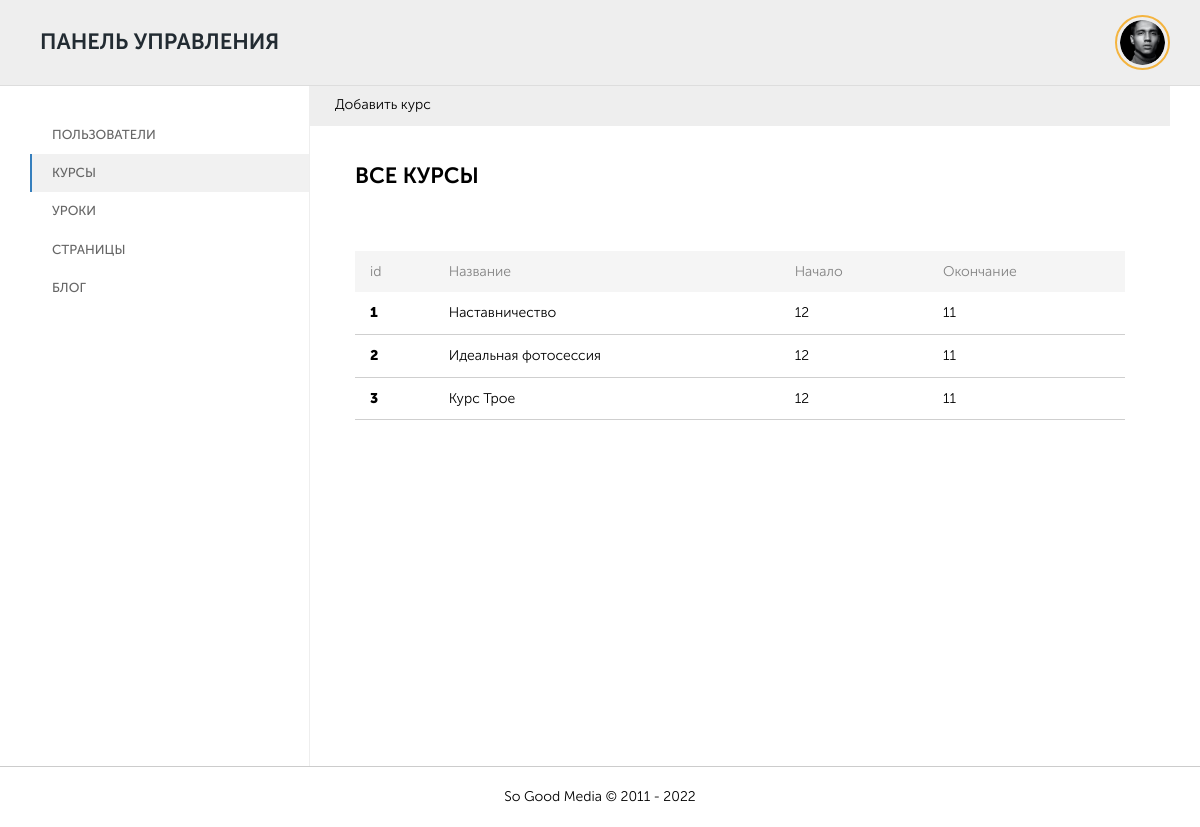
The page /admin/cp.php?view=course-list on the database its author committed.
### tables this page shows
CREATE TABLE `sll_courses` (
  `id` int(10) NOT NULL,
  `name` varchar(255) NOT NULL,
  `preview_text` text NOT NULL,
  `date_create` timestamp NOT NULL DEFAULT CURRENT_TIMESTAMP,
  `date_finish` timestamp NOT NULL,
  `date_start` timestamp NOT NULL DEFAULT CURRENT_TIMESTAMP,
  `image` varchar(255) NOT NULL
);

### admin/view/layouts/default.php (called while the page is built)
<?php
require_once($_SERVER['DOCUMENT_ROOT'].'/admin/view/parts/head.php');
require_once($_SERVER['DOCUMENT_ROOT'].'/admin/view/parts/heder.php');
require_once($_SERVER['DOCUMENT_ROOT'].'/admin/view/'.$PAGE['TEMPLATE'].'.php');
require_once($_SERVER['DOCUMENT_ROOT'].'/admin/view/parts/footer.php');
?>

### admin/cp.php (called while the page is built, shortened)
<?php
require_once('core/router.php');
require_once('view/layouts/'.$PAGE['LAYOUT'].'.php')
?>

### core/models/courses.php (called while the page is built, shortened)
<?php
require_once($_SERVER['DOCUMENT_ROOT'].'/inc/config.php');
function getAllCourses(){
    global $id_db;
    $sql = "SELECT * FROM `sll_courses` ";
    $query = mysqli_query($id_db, $sql) or die('error getUserCourses:'.mysqli_error($id_db));
    return $query ? mysqli_fetch_all($query, MYSQLI_ASSOC) : false;
}
?>

### admin/core/controllers/CourseList.php (called while the page is built)
<?php
require_once($_SERVER['DOCUMENT_ROOT'].'/core/models/courses.php');
$allCourses = getAllCourses();
?>

### admin/core/router.php (called while the page is built, shortened)
<?php
$route = $_GET['view'];
switch($route){
    case 'course-list':
        require_once('controllers/CourseList.php');
    break;
};
?>

### admin/view/course-list.php (the view)
<main>
      <section class="section-page-moderator">
        <div class="container">
          <div class="page-moderator">
            <div class="page-moderator__aside">
              <div class="moderator-aside">
                <div class="moderator-aside__wrp">
                  <div class="moderator-aside__nav">
                    <? require_once($_SERVER['DOCUMENT_ROOT'].'/admin/view/parts/left-bar.php'); ?>
                  </div>
                </div>
              </div>
            </div>
            <div class="page-moderator__content">
              <div class="page-moderator__topbar">
                <ul>
                  <li><a href="?view=user-create">Добавить курс</a></li>
                </ul>
              </div>
              <div class="page-moderator__main">
                <div class="page-moderator__h1">Все курсы</div>
                 <table>
                  <tr>
                    <th>id</th>
                    <th>Название</th>
                    <th>Начало</th>
                    <th>Окончание</th>
                  </tr>
                  <? foreach($allCourses as $item): ?>
                    <tr>
                      <td><?=$item['id']?></td>
                      <td><?=$item['name']?></td>
                      <td>12</td>
                      <td>11 </td>
                    </tr>
                  <? endforeach; ?>
                 </table>
              </div>
            </div>
          </div>
        </div>
      </section>
    </main>

### styles/admin.css (style rules this page uses)
html { line-height: 1.15; -webkit-text-size-adjust: 100%; }
body { margin: 0; }
main { display: block; }
a { background-color: transparent; }
html { font-family: Museo Sans Cyrl, Haettenschweiler, 'Arial Narrow Bold', sans-serif; font-style: normal; font-weight: normal; font-size: 14px; line-height: 140%; background: #fff; color: #000; letter-spacing: normal; }
h1, h2, h3, h4, h5, h6, ul { margin: 0; padding: 0; line-height: 130%; }
* { box-sizing: border-box; -webkit-tap-highlight-color: rgba(0, 0, 0, 0); }
a { color: #000; text-decoration: none; }
ul { list-style-type: none; }
section { position: relative; }
main { width: 100%; min-height: 85vh; }
.container { max-width: 400px; width: 100%; margin: 0 auto; padding: 0 16px; box-sizing: border-box; }
:root { --fancybox-accent-color: #BF3232; --carousel-button-width: 48px; --carousel-button-height: 48px; --carousel-button-svg-width: 27px; --carousel-button-svg-height: 27px; --fancybox-bg: rgba(24, 24, 27, 0.92); --fancybox-thumbs-width: 96px; --fancybox-thumbs-border-radius: 0px; }
table { border: none; border-collapse: collapse; margin: 35px 0; width: 100%; min-width: 600px; }
table th { padding: 13px 25px; background-color: #F5F5F5; border: none; color: #838383; font-size: 14px; font-weight: normal; text-align: left; }
table td { padding: 15px 25px; border-bottom: 1px solid #CFCFCF; font-size: 14px; }
table td:first-child { font-weight: bold; }
.section-page-moderator { height: 100%; }
.section-page-moderator .container { height: 100%; }
.page-moderator { display: flex; width: 100%; height: 100%; min-height: 85vh; }
.page-moderator__content { flex-grow: 1; width: calc(100% - 235px); }
.page-moderator__main { padding: 25px 0px 25px 0px; }
.page-moderator__h1 { text-transform: uppercase; font-weight: 600; font-size: 22px; padding-bottom: 30px; }
.page-moderator__topbar ul { display: flex; background-color: #eee; }
.page-moderator__topbar ul li { position: relative; border-bottom: 2px solid transparent; }
.page-moderator__topbar ul li a { padding: 10px 25px; display: block; }
.moderator-aside { display: none; }
@media screen and (min-width: 480px) { .container { padding: 0 16px; max-width: 360px; } }
@media screen and (min-width: 576px) { .container { padding: 0 16px; max-width: 480px; } }
@media screen and (min-width: 767px) { .container { padding: 0 20px; max-width: 705px; } }
@media screen and (min-width: 767px) { table th { padding: 11px 15px; font-size: 14px; } }
@media screen and (min-width: 767px) { table td { padding: 11px 15px; font-size: 14px; } }
@media screen and (min-width: 992px) { body * { scrollbar-color: #cbcfd0 #e2e6e8; scrollbar-width: thin !important; } }
@media screen and (min-width: 992px) { .container { padding: 0 30px; max-width: 990px; } }
@media screen and (min-width: 1200px) { .container { padding: 0 30px; max-width: 1200px; } }
@media screen and (min-width: 1200px) { .page-moderator__aside { border-right: 1px solid #eee; width: 100%; max-width: 280px; min-width: 235px; } }
@media screen and (min-width: 1200px) { .page-moderator__main { padding: 40px 45px 75px 45px; } }
@media screen and (min-width: 1200px) { .moderator-aside { padding: 30px 0; display: block; } }

### styles/common.css (style rules this page uses)
.moderator-aside__nav { margin-bottom: 10px; }

### rows shown on the page
sll_courses: id "1", name "Наставничество"
sll_courses: id "2", name "Идеальная фотосессия"
sll_courses: id "3", name "Курс Трое"
